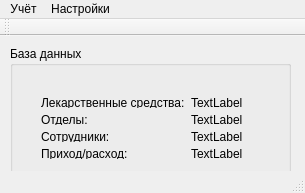
<?xml version="1.0" encoding="UTF-8"?>
<ui version="4.0">
 <class>MainWindow</class>
 <widget class="QMainWindow" name="MainWindow">
  <property name="geometry">
   <rect>
    <x>0</x>
    <y>0</y>
    <width>305</width>
    <height>193</height>
   </rect>
  </property>
  <property name="windowTitle">
   <string>4med::Главное окно</string>
  </property>
  <property name="locale">
   <locale language="Russian" country="RussianFederation"/>
  </property>
  <widget class="QWidget" name="centralWidget">
   <widget class="QGroupBox" name="groupBox">
    <property name="geometry">
     <rect>
      <x>10</x>
      <y>10</y>
      <width>281</width>
      <height>131</height>
     </rect>
    </property>
    <property name="title">
     <string>База данных</string>
    </property>
    <widget class="QWidget" name="layoutWidget">
     <property name="geometry">
      <rect>
       <x>20</x>
       <y>40</y>
       <width>242</width>
       <height>84</height>
      </rect>
     </property>
     <layout class="QHBoxLayout" name="horizontalLayout">
      <item>
       <layout class="QVBoxLayout" name="verticalLayout">
        <item>
         <widget class="QLabel" name="label">
          <property name="text">
           <string>Лекарственные средства:</string>
          </property>
         </widget>
        </item>
        <item>
         <widget class="QLabel" name="label_3">
          <property name="text">
           <string>Отделы:</string>
          </property>
         </widget>
        </item>
        <item>
         <widget class="QLabel" name="label_2">
          <property name="text">
           <string>Сотрудники:</string>
          </property>
         </widget>
        </item>
        <item>
         <widget class="QLabel" name="label_4">
          <property name="text">
           <string>Приход/расход:</string>
          </property>
         </widget>
        </item>
       </layout>
      </item>
      <item>
       <layout class="QVBoxLayout" name="verticalLayout_2">
        <item>
         <widget class="QLabel" name="lDrugs">
          <property name="text">
           <string>TextLabel</string>
          </property>
         </widget>
        </item>
        <item>
         <widget class="QLabel" name="lDepartments">
          <property name="text">
           <string>TextLabel</string>
          </property>
         </widget>
        </item>
        <item>
         <widget class="QLabel" name="lRecipients">
          <property name="text">
           <string>TextLabel</string>
          </property>
         </widget>
        </item>
        <item>
         <widget class="QLabel" name="lRegistrations">
          <property name="text">
           <string>TextLabel</string>
          </property>
         </widget>
        </item>
       </layout>
      </item>
     </layout>
    </widget>
   </widget>
  </widget>
  <widget class="QMenuBar" name="menuBar">
   <property name="geometry">
    <rect>
     <x>0</x>
     <y>0</y>
     <width>305</width>
     <height>23</height>
    </rect>
   </property>
   <widget class="QMenu" name="menu_2">
    <property name="title">
     <string>Настройки</string>
    </property>
   </widget>
   <widget class="QMenu" name="menu">
    <property name="title">
     <string>Учёт</string>
    </property>
    <widget class="QMenu" name="menu_4">
     <property name="title">
      <string>Добавить</string>
     </property>
     <addaction name="aAddRegistration"/>
     <addaction name="aAddDrug"/>
     <addaction name="aAddRecipient"/>
     <addaction name="aAddDepartment"/>
    </widget>
    <widget class="QMenu" name="menu_3">
     <property name="title">
      <string>Просмотр</string>
     </property>
     <addaction name="aShowDrugs"/>
     <addaction name="aShowRecipients"/>
    </widget>
    <addaction name="menu_3"/>
    <addaction name="menu_4"/>
    <addaction name="action"/>
   </widget>
   <addaction name="menu"/>
   <addaction name="menu_2"/>
  </widget>
  <widget class="QToolBar" name="mainToolBar">
   <attribute name="toolBarArea">
    <enum>TopToolBarArea</enum>
   </attribute>
   <attribute name="toolBarBreak">
    <bool>false</bool>
   </attribute>
  </widget>
  <widget class="QStatusBar" name="statusBar"/>
  <action name="aShowDrugs">
   <property name="text">
    <string>Лекарственные средства</string>
   </property>
  </action>
  <action name="aShowDepartments">
   <property name="text">
    <string>Отделы</string>
   </property>
  </action>
  <action name="aShowRecipients">
   <property name="text">
    <string>Сотрудники</string>
   </property>
  </action>
  <action name="aAddRegistration">
   <property name="text">
    <string>Приход/расход</string>
   </property>
  </action>
  <action name="aAddDrug">
   <property name="text">
    <string>Лекарственное средство</string>
   </property>
  </action>
  <action name="aAddDepartment">
   <property name="text">
    <string>Отдел</string>
   </property>
  </action>
  <action name="aAddRecipient">
   <property name="text">
    <string>Сотрудник</string>
   </property>
  </action>
  <action name="action">
   <property name="text">
    <string>Удалить</string>
   </property>
  </action>
 </widget>
 <layoutdefault spacing="6" margin="11"/>
 <resources/>
 <connections/>
</ui>
